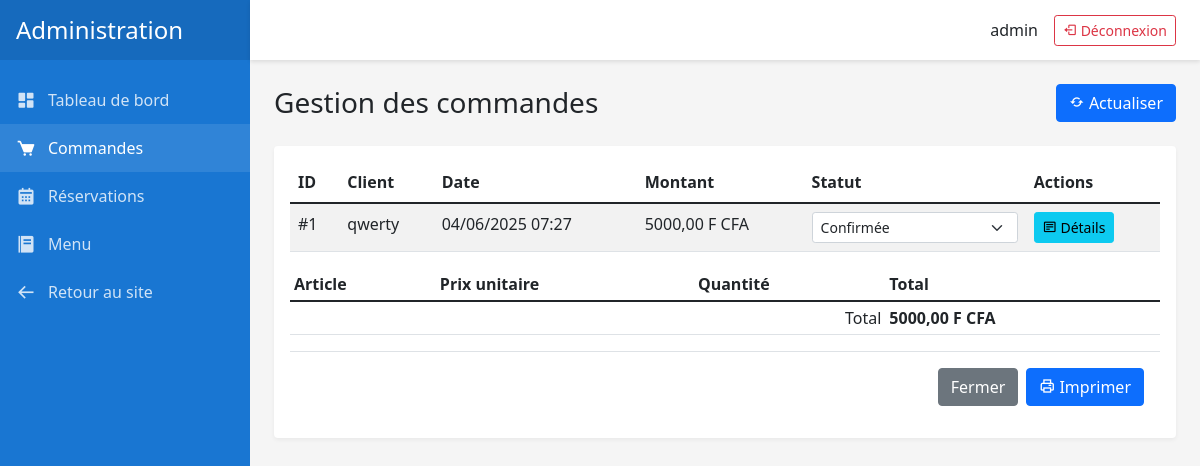
Screenshot of /dashboard/orders/ (signed in) with the database file from the repository.
### ecomm/models.py (models this page shows, shortened)
class Order(models.Model):
    STATUS_CHOICES = [
        ('pending', 'En attente'),
        ('confirmed', 'Confirmée'),
        ('preparing', 'En préparation'),
        ('ready', 'Prête'),
        ('delivered', 'Livrée'),
        ('cancelled', 'Annulée'),
    ]
    user = models.ForeignKey(User, on_delete=models.CASCADE)
    status = models.CharField(max_length=20, choices=STATUS_CHOICES, default='pending')
    total_amount = models.DecimalField(max_digits=10, decimal_places=2)
    delivery_address = models.TextField(blank=True)
    phone_number = models.CharField(max_length=20)
    created_at = models.DateTimeField(auto_now_add=True)
    updated_at = models.DateTimeField(auto_now=True)

### ecomm/views.py (the view)
# urls.py: path('dashboard/orders/', views.admin_orders, name='admin_orders'),
@user_passes_test(is_staff)
def admin_orders(request):
    orders = Order.objects.all().order_by('-created_at')
    paginator = Paginator(orders, 10)
    page = request.GET.get('page')
    orders = paginator.get_page(page)
    return render(request, 'dashboard/orders.html', {'orders': orders})

### ecomm/views.py (called while the page is built)
def is_staff(user):
    return user.is_staff

### ecomm/templates/dashboard/orders.html (shortened to what this page needs)
{% extends 'dashboard/base_dashboard.html' %}
{% load static %}
{% block content %}
<div class="container-fluid p-0">
    <div class="d-flex justify-content-between align-items-center mb-4">
        <h1 class="h3 mb-0">Gestion des commandes</h1>
        <div class="btn-group">
            <button type="button" class="btn btn-primary" onclick="window.location.reload()">
                <i class='bx bx-refresh'></i>
                Actualiser
            </button>
        </div>
    </div>
    <div class="card">
        <div class="card-body">
            <div class="table-responsive">
                <table class="table table-striped table-hover">
                    <thead>
                        <tr>
                            <th>ID</th>
                            <th>Client</th>
                            <th>Date</th>
                            <th>Montant</th>
                            <th>Statut</th>
                            <th>Actions</th>
                        </tr>
                    </thead>
                    <tbody>
                        {% for order in orders %}
                        <tr>
                            <td>#{{ order.id }}</td>
                            <td>{{ order.user.username }}</td>
                            <td>{{ order.created_at|date:"d/m/Y H:i" }}</td>
                            <td>{{ order.total_amount }} F CFA</td>
                            <td>
                                <select class="form-select form-select-sm status-select" data-order-id="{{ order.id }}">
                                    {% for status, label in order.STATUS_CHOICES %}
                                    <option value="{{ status }}" {% if order.status == status %}selected{% endif %}>
                                        {{ label }}
                                    </option>
                                    {% endfor %}
                                </select>
                            </td>
                            <td>
                                <button type="button" class="btn btn-sm btn-info" data-bs-toggle="modal" data-bs-target="#orderModal{{ order.id }}">
                                    <i class='bx bx-detail'></i>
                                    Détails
                                </button>
                            </td>
                        </tr>
                        <div class="modal fade" id="orderModal{{ order.id }}" tabindex="-1" aria-hidden="true">
                            <div class="modal-dialog modal-lg">
                                <div class="modal-content">
                                    <div class="modal-body">
                                        <table class="table table-sm">
                                            <thead>
                                                <tr>
                                                    <th>Article</th>
                                                    <th>Prix unitaire</th>
                                                    <th>Quantité</th>
                                                    <th>Total</th>
                                                </tr>
                                            </thead>
                                            <tfoot>
                                                <tr>
                                                    <td colspan="3" class="text-end">Total</td>
                                                    <td><strong>{{ order.total_amount }} F CFA</strong></td>
                                                </tr>
                                            </tfoot>
                                        </table>
                                    </div>
                                    <div class="modal-footer">
                                        <button type="button" class="btn btn-secondary" data-bs-dismiss="modal">Fermer</button>
                                        <button type="button" class="btn btn-primary print-order" data-order-id="{{ order.id }}">
                                            <i class='bx bx-printer'></i>
                                            Imprimer
                                        </button>
                                    </div>
                                </div>
                            </div>
                        </div>
                        {% empty %}
                        <tr>
                            <td colspan="6" class="text-center">Aucune commande trouvée</td>
                        </tr>
                        {% endfor %}
                    </tbody>
                </table>
            </div>
        </div>
    </div>
</div>
{% endblock %}

### ecomm/templates/dashboard/base_dashboard.html (shortened to what this page needs)
{% load static %}
<!DOCTYPE html>
<html lang="fr">
<head>
    <link href="https://cdn.jsdelivr.net/npm/bootstrap@5.1.3/dist/css/bootstrap.min.css" rel="stylesheet">
    <link href="https://cdn.jsdelivr.net/npm/boxicons@2.0.7/css/boxicons.min.css" rel="stylesheet">
</head>
<body>
    <div class="admin-layout">
        <aside class="sidebar" id="sidebar">
            <div class="sidebar-header">
                <h4 class="m-0">Administration</h4>
            </div>
            <nav class="sidebar-menu">
                <a href="{% url 'admin_dashboard' %}" class="menu-item {% if request.resolver_match.url_name == 'admin_dashboard' %}active{% endif %}">
                    <i class='bx bxs-dashboard'></i>
                    Tableau de bord
                </a>
                <a href="{% url 'admin_orders' %}" class="menu-item {% if request.resolver_match.url_name == 'admin_orders' %}active{% endif %}">
                    <i class='bx bxs-cart'></i>
                    Commandes
                </a>
                <a href="{% url 'admin_reservations' %}" class="menu-item {% if request.resolver_match.url_name == 'admin_reservations' %}active{% endif %}">
                    <i class='bx bxs-calendar'></i>
                    Réservations
                </a>
                <a href="{% url 'admin_menu' %}" class="menu-item {% if request.resolver_match.url_name == 'admin_menu' %}active{% endif %}">
                    <i class='bx bxs-food-menu'></i>
                    Menu
                </a>
                <a href="{% url 'index' %}" class="menu-item">
                    <i class='bx bx-arrow-back'></i>
                    Retour au site
                </a>
            </nav>
        </aside>
        <main class="main-content">
            <div class="topbar">
                <div class="d-flex align-items-center">
                    <span class="me-3">{{ request.user.username }}</span>
                    <form method="post" action="{% url 'logout' %}" style="margin: 0;">
                        <button type="submit" class="btn btn-outline-danger btn-sm">
                            <i class='bx bx-log-out'></i>
                            Déconnexion
                        </button>
                    </form>
                </div>
            </div>
            <div class="content-wrapper">
                {% block content %}{% endblock %}
            </div>
        </main>
    </div>
</body>
</html>

### ecomm/templates/dashboard/base_dashboard.html (style rules this page uses)
:root { --sidebar-width: 250px; --topbar-height: 60px; --primary-color: #1976d2; --secondary-color: #f5f5f5; }
.admin-layout { display: flex; min-height: 100vh; }
.sidebar { width: var(--sidebar-width); background: var(--primary-color); color: white; position: fixed; height: 100vh; overflow-y: auto; transition: transform 0.3s ease; }
.sidebar-header { height: var(--topbar-height); display: flex; align-items: center; padding: 0 1rem; background: rgba(0,0,0,0.1); }
.sidebar-menu { padding: 1rem 0; }
.menu-item { padding: 0.75rem 1rem; display: flex; align-items: center; color: rgba(255,255,255,0.8); text-decoration: none; transition: all 0.3s; }
.menu-item:hover, .menu-item.active { background: rgba(255,255,255,0.1); color: white; }
.menu-item i { margin-right: 0.75rem; font-size: 1.25rem; }
.main-content { flex: 1; margin-left: var(--sidebar-width); min-height: 100vh; background: var(--secondary-color); }
.topbar { height: var(--topbar-height); background: white; box-shadow: 0 2px 4px rgba(0,0,0,0.1); display: flex; align-items: center; padding: 0 1.5rem; position: sticky; top: 0; z-index: 1000; }
.content-wrapper { padding: 1.5rem; }
.card { border: none; box-shadow: 0 2px 4px rgba(0,0,0,0.05); margin-bottom: 1.5rem; }

### rows the page displays
Order: id "1", user.username "qwerty", created_at "04/06/2025 07:27", total_amount "5000,00", status+id "Confirmée"

### other values shown
{{ request.user.username }} "admin"
